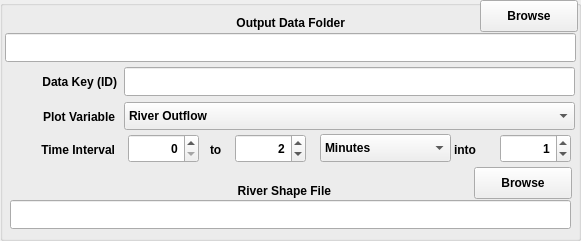
  <widget class="QGroupBox" name="groupBoxOutput">
   <property name="geometry">
    <rect>
     <x>15</x>
     <y>26</y>
     <width>581</width>
     <height>241</height>
    </rect>
   </property>
   <property name="title">
    <string/>
   </property>
   <widget class="QLabel" name="textLabel2">
    <property name="geometry">
     <rect>
      <x>194</x>
      <y>7</y>
      <width>151</width>
      <height>31</height>
     </rect>
    </property>
    <property name="font">
     <font>
      <weight>75</weight>
      <bold>true</bold>
     </font>
    </property>
    <property name="text">
     <string>Output Data Folder</string>
    </property>
    <property name="alignment">
     <set>Qt::AlignRight|Qt::AlignTrailing|Qt::AlignVCenter</set>
    </property>
   </widget>
   <widget class="QPushButton" name="pushButtonOutputDataFolder">
    <property name="geometry">
     <rect>
      <x>480</x>
      <y>0</y>
      <width>98</width>
      <height>32</height>
     </rect>
    </property>
    <property name="font">
     <font>
      <weight>75</weight>
      <bold>true</bold>
     </font>
    </property>
    <property name="text">
     <string>Browse</string>
    </property>
    <property name="autoDefault">
     <bool>false</bool>
    </property>
   </widget>
   <widget class="QLineEdit" name="lineEditOutputDataFolder">
    <property name="geometry">
     <rect>
      <x>5</x>
      <y>33</y>
      <width>571</width>
      <height>29</height>
     </rect>
    </property>
    <property name="font">
     <font>
      <pointsize>11</pointsize>
      <weight>75</weight>
      <bold>true</bold>
     </font>
    </property>
   </widget>
   <widget class="QLineEdit" name="lineEditDataKey">
    <property name="geometry">
     <rect>
      <x>124</x>
      <y>67</y>
      <width>451</width>
      <height>29</height>
     </rect>
    </property>
    <property name="font">
     <font>
      <pointsize>11</pointsize>
      <weight>75</weight>
      <bold>true</bold>
     </font>
    </property>
   </widget>
   <widget class="QLabel" name="textLabel2_2">
    <property name="geometry">
     <rect>
      <x>-14</x>
      <y>66</y>
      <width>131</width>
      <height>31</height>
     </rect>
    </property>
    <property name="font">
     <font>
      <weight>75</weight>
      <bold>true</bold>
     </font>
    </property>
    <property name="text">
     <string>Data Key (ID)</string>
    </property>
    <property name="alignment">
     <set>Qt::AlignRight|Qt::AlignTrailing|Qt::AlignVCenter</set>
    </property>
   </widget>
   <widget class="QLabel" name="textLabel2_3">
    <property name="geometry">
     <rect>
      <x>-16</x>
      <y>101</y>
      <width>131</width>
      <height>31</height>
     </rect>
    </property>
    <property name="font">
     <font>
      <weight>75</weight>
      <bold>true</bold>
     </font>
    </property>
    <property name="text">
     <string>Plot Variable</string>
    </property>
    <property name="alignment">
     <set>Qt::AlignRight|Qt::AlignTrailing|Qt::AlignVCenter</set>
    </property>
   </widget>
   <widget class="QLabel" name="textLabel2_5">
    <property name="geometry">
     <rect>
      <x>200</x>
      <y>175</y>
      <width>131</width>
      <height>31</height>
     </rect>
    </property>
    <property name="font">
     <font>
      <weight>75</weight>
      <bold>true</bold>
     </font>
    </property>
    <property name="text">
     <string>River Shape File</string>
    </property>
    <property name="alignment">
     <set>Qt::AlignRight|Qt::AlignTrailing|Qt::AlignVCenter</set>
    </property>
   </widget>
   <widget class="QLineEdit" name="lineEditRiverShapeFile">
    <property name="geometry">
     <rect>
      <x>10</x>
      <y>200</y>
      <width>561</width>
      <height>29</height>
     </rect>
    </property>
    <property name="font">
     <font>
      <pointsize>11</pointsize>
      <weight>75</weight>
      <bold>true</bold>
     </font>
    </property>
   </widget>
   <widget class="QPushButton" name="pushButtonRiverShapeFile">
    <property name="geometry">
     <rect>
      <x>474</x>
      <y>167</y>
      <width>98</width>
      <height>32</height>
     </rect>
    </property>
    <property name="font">
     <font>
      <weight>75</weight>
      <bold>true</bold>
     </font>
    </property>
    <property name="text">
     <string>Browse</string>
    </property>
    <property name="autoDefault">
     <bool>false</bool>
    </property>
   </widget>
   <widget class="QLabel" name="textLabel2_6">
    <property name="geometry">
     <rect>
      <x>-16</x>
      <y>134</y>
      <width>131</width>
      <height>31</height>
     </rect>
    </property>
    <property name="font">
     <font>
      <weight>75</weight>
      <bold>true</bold>
     </font>
    </property>
    <property name="text">
     <string>Time Interval</string>
    </property>
    <property name="alignment">
     <set>Qt::AlignRight|Qt::AlignTrailing|Qt::AlignVCenter</set>
    </property>
   </widget>
   <widget class="QLabel" name="textLabel2_7">
    <property name="geometry">
     <rect>
      <x>210</x>
      <y>134</y>
      <width>31</width>
      <height>31</height>
     </rect>
    </property>
    <property name="font">
     <font>
      <weight>75</weight>
      <bold>true</bold>
     </font>
    </property>
    <property name="text">
     <string>to</string>
    </property>
   </widget>
   <widget class="QSpinBox" name="spinBoxStartTime">
    <property name="geometry">
     <rect>
      <x>128</x>
      <y>134</y>
      <width>71</width>
      <height>29</height>
     </rect>
    </property>
    <property name="font">
     <font>
      <weight>75</weight>
      <bold>true</bold>
     </font>
    </property>
    <property name="alignment">
     <set>Qt::AlignRight|Qt::AlignTrailing|Qt::AlignVCenter</set>
    </property>
    <property name="maximum">
     <number>999999999</number>
    </property>
   </widget>
   <widget class="QSpinBox" name="spinBoxStopTime">
    <property name="geometry">
     <rect>
      <x>235</x>
      <y>134</y>
      <width>71</width>
      <height>29</height>
     </rect>
    </property>
    <property name="font">
     <font>
      <weight>75</weight>
      <bold>true</bold>
     </font>
    </property>
    <property name="alignment">
     <set>Qt::AlignRight|Qt::AlignTrailing|Qt::AlignVCenter</set>
    </property>
    <property name="maximum">
     <number>999999999</number>
    </property>
    <property name="value">
     <number>2</number>
    </property>
   </widget>
   <widget class="QComboBox" name="comboBoxStartStop">
    <property name="geometry">
     <rect>
      <x>320</x>
      <y>134</y>
      <width>131</width>
      <height>28</height>
     </rect>
    </property>
    <property name="font">
     <font>
      <weight>75</weight>
      <bold>true</bold>
     </font>
    </property>
    <property name="currentText">
     <string>Minutes</string>
    </property>
    <property name="currentIndex">
     <number>0</number>
    </property>
    <item>
     <property name="text">
      <string>Minutes</string>
     </property>
    </item>
    <item>
     <property name="text">
      <string>Hours</string>
     </property>
    </item>
    <item>
     <property name="text">
      <string>Days</string>
     </property>
    </item>
    <item>
     <property name="text">
      <string>Weeks</string>
     </property>
    </item>
    <item>
     <property name="text">
      <string>Months</string>
     </property>
    </item>
    <item>
     <property name="text">
      <string>Years</string>
     </property>
    </item>
   </widget>
   <widget class="QLabel" name="textLabel2_8">
    <property name="geometry">
     <rect>
      <x>454</x>
      <y>134</y>
      <width>41</width>
      <height>31</height>
     </rect>
    </property>
    <property name="font">
     <font>
      <weight>75</weight>
      <bold>true</bold>
     </font>
    </property>
    <property name="text">
     <string>into</string>
    </property>
   </widget>
   <widget class="QSpinBox" name="spinBoxNumBreaks">
    <property name="geometry">
     <rect>
      <x>500</x>
      <y>134</y>
      <width>71</width>
      <height>29</height>
     </rect>
    </property>
    <property name="font">
     <font>
      <weight>75</weight>
      <bold>true</bold>
     </font>
    </property>
    <property name="alignment">
     <set>Qt::AlignRight|Qt::AlignTrailing|Qt::AlignVCenter</set>
    </property>
    <property name="maximum">
     <number>999999999</number>
    </property>
    <property name="value">
     <number>1</number>
    </property>
   </widget>
   <widget class="QComboBox" name="comboBoxPlotVariable">
    <property name="geometry">
     <rect>
      <x>124</x>
      <y>102</y>
      <width>451</width>
      <height>28</height>
     </rect>
    </property>
    <property name="font">
     <font>
      <weight>75</weight>
      <bold>true</bold>
     </font>
    </property>
    <item>
     <property name="text">
      <string>River Outflow</string>
     </property>
    </item>
    <item>
     <property name="text">
      <string>River Inflow</string>
     </property>
    </item>
    <item>
     <property name="text">
      <string>River Storage</string>
     </property>
    </item>
    <item>
     <property name="text">
      <string>River Surfaceflow</string>
     </property>
    </item>
    <item>
     <property name="text">
      <string>River Baseflow</string>
     </property>
    </item>
    <item>
     <property name="text">
      <string>River Surfaceflow Left</string>
     </property>
    </item>
    <item>
     <property name="text">
      <string>River Surfaceflow Right</string>
     </property>
    </item>
    <item>
     <property name="text">
      <string>River Baseflow Left</string>
     </property>
    </item>
    <item>
     <property name="text">
      <string>River Baseflow Right</string>
     </property>
    </item>
    <item>
     <property name="text">
      <string>River Seepage to Bed</string>
     </property>
    </item>
    <item>
     <property name="text">
      <string>Riverbed Outflow</string>
     </property>
    </item>
    <item>
     <property name="text">
      <string>Riverbed Inflow</string>
     </property>
    </item>
    <item>
     <property name="text">
      <string>Riverbed Storage</string>
     </property>
    </item>
    <item>
     <property name="text">
      <string>Riverbed Baseflow </string>
     </property>
    </item>
    <item>
     <property name="text">
      <string>Riverbed Baseflow Left</string>
     </property>
    </item>
    <item>
     <property name="text">
      <string>Riverbed Baseflow Right</string>
     </property>
    </item>
   </widget>
  </widget>
